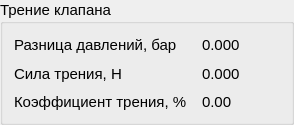
               <widget class="QGroupBox" name="groupBox_valveFriction">
                <property name="sizePolicy">
                 <sizepolicy hsizetype="Expanding" vsizetype="Maximum">
                  <horstretch>0</horstretch>
                  <verstretch>0</verstretch>
                 </sizepolicy>
                </property>
                <property name="font">
                 <font>
                  <family>Segoe UI</family>
                  <pointsize>11</pointsize>
                  <stylestrategy>PreferDefault</stylestrategy>
                 </font>
                </property>
                <property name="title">
                 <string>Трение клапана</string>
                </property>
                <layout class="QGridLayout" name="gridLayout">
                 <property name="horizontalSpacing">
                  <number>15</number>
                 </property>
                 <property name="verticalSpacing">
                  <number>10</number>
                 </property>
                 <item row="2" column="0">
                  <widget class="QLabel" name="label_pressureDifference">
                   <property name="sizePolicy">
                    <sizepolicy hsizetype="Maximum" vsizetype="Preferred">
                     <horstretch>0</horstretch>
                     <verstretch>0</verstretch>
                    </sizepolicy>
                   </property>
                   <property name="minimumSize">
                    <size>
                     <width>0</width>
                     <height>0</height>
                    </size>
                   </property>
                   <property name="text">
                    <string>Разница давлений, бар</string>
                   </property>
                  </widget>
                 </item>
                 <item row="3" column="0">
                  <widget class="QLabel" name="label_frictionForce">
                   <property name="sizePolicy">
                    <sizepolicy hsizetype="Maximum" vsizetype="Preferred">
                     <horstretch>0</horstretch>
                     <verstretch>0</verstretch>
                    </sizepolicy>
                   </property>
                   <property name="minimumSize">
                    <size>
                     <width>0</width>
                     <height>0</height>
                    </size>
                   </property>
                   <property name="text">
                    <string>Сила трения, Н</string>
                   </property>
                  </widget>
                 </item>
                 <item row="2" column="2">
                  <spacer name="horizontalSpacer_3">
                   <property name="orientation">
                    <enum>Qt::Orientation::Horizontal</enum>
                   </property>
                   <property name="sizeHint" stdset="0">
                    <size>
                     <width>40</width>
                     <height>20</height>
                    </size>
                   </property>
                  </spacer>
                 </item>
                 <item row="4" column="0">
                  <widget class="QLabel" name="label_frictionPercent">
                   <property name="sizePolicy">
                    <sizepolicy hsizetype="Maximum" vsizetype="Preferred">
                     <horstretch>0</horstretch>
                     <verstretch>0</verstretch>
                    </sizepolicy>
                   </property>
                   <property name="minimumSize">
                    <size>
                     <width>0</width>
                     <height>0</height>
                    </size>
                   </property>
                   <property name="text">
                    <string>Коэффициент трения, %</string>
                   </property>
                  </widget>
                 </item>
                 <item row="2" column="1">
                  <widget class="QLabel" name="label_pressureDifferenceValue">
                   <property name="sizePolicy">
                    <sizepolicy hsizetype="Maximum" vsizetype="Preferred">
                     <horstretch>0</horstretch>
                     <verstretch>0</verstretch>
                    </sizepolicy>
                   </property>
                   <property name="text">
                    <string>0.000</string>
                   </property>
                  </widget>
                 </item>
                 <item row="3" column="1">
                  <widget class="QLabel" name="label_frictionForceValue">
                   <property name="sizePolicy">
                    <sizepolicy hsizetype="Maximum" vsizetype="Preferred">
                     <horstretch>0</horstretch>
                     <verstretch>0</verstretch>
                    </sizepolicy>
                   </property>
                   <property name="text">
                    <string>0.000</string>
                   </property>
                  </widget>
                 </item>
                 <item row="4" column="1">
                  <widget class="QLabel" name="label_frictionPercentValue">
                   <property name="sizePolicy">
                    <sizepolicy hsizetype="Maximum" vsizetype="Preferred">
                     <horstretch>0</horstretch>
                     <verstretch>0</verstretch>
                    </sizepolicy>
                   </property>
                   <property name="text">
                    <string>0.00</string>
                   </property>
                  </widget>
                 </item>
                </layout>
               </widget>
